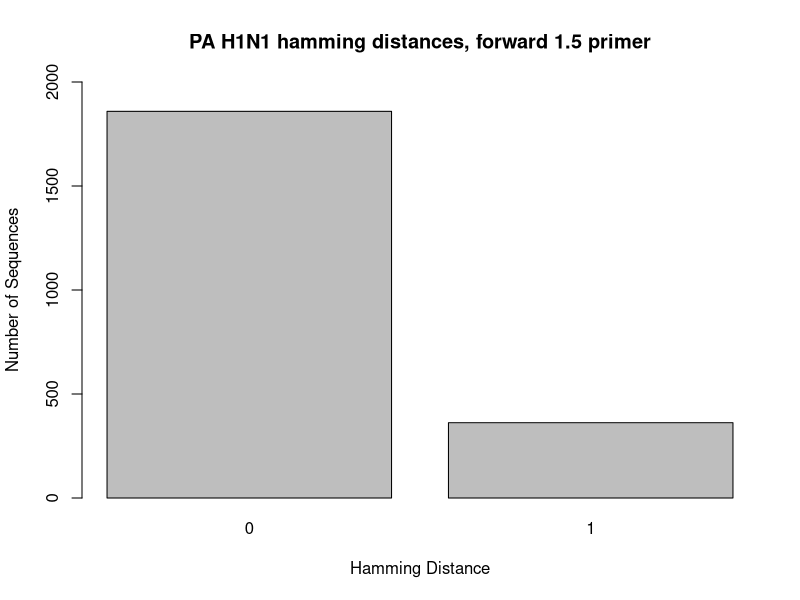
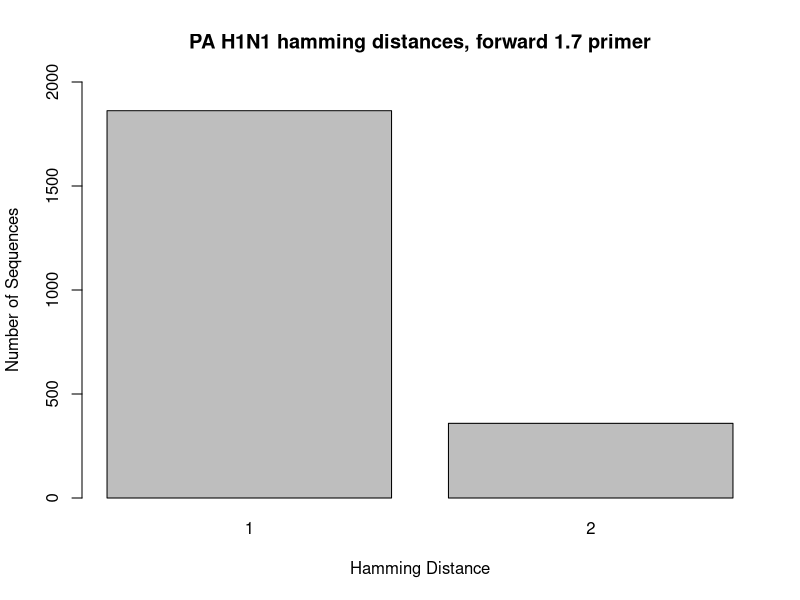
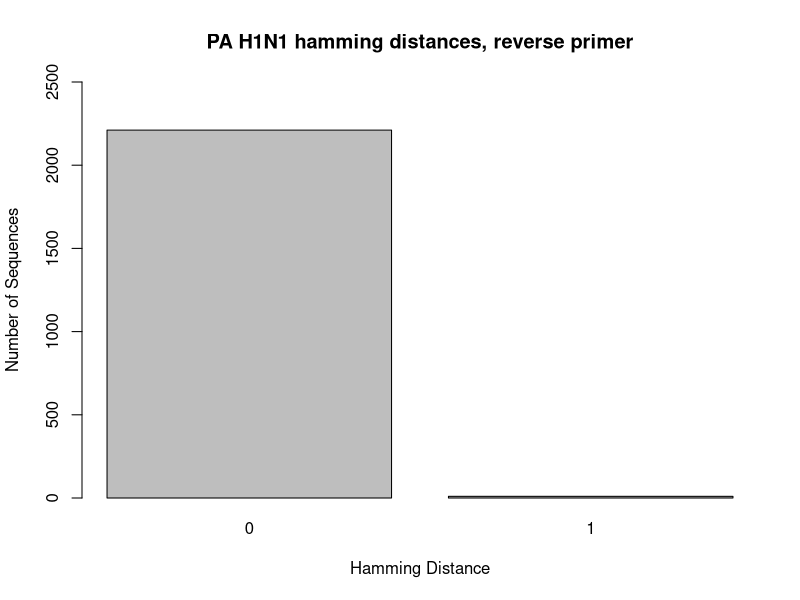
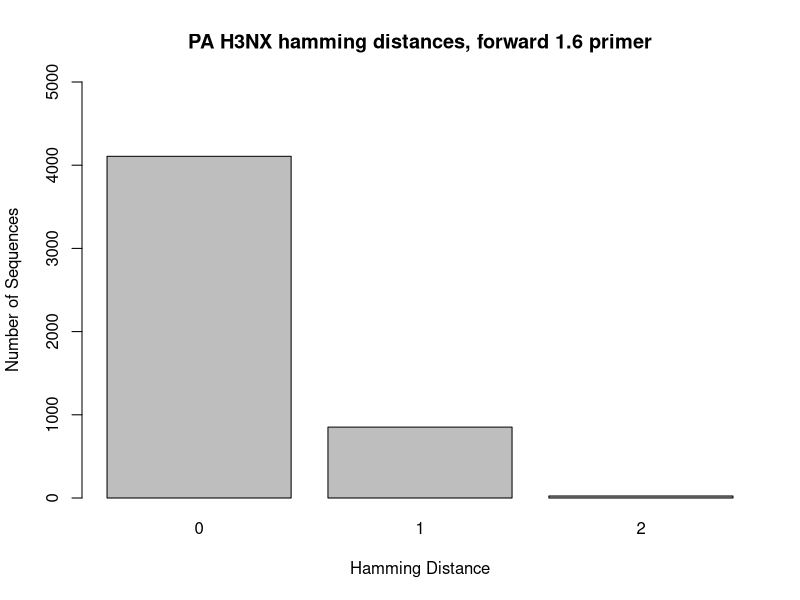
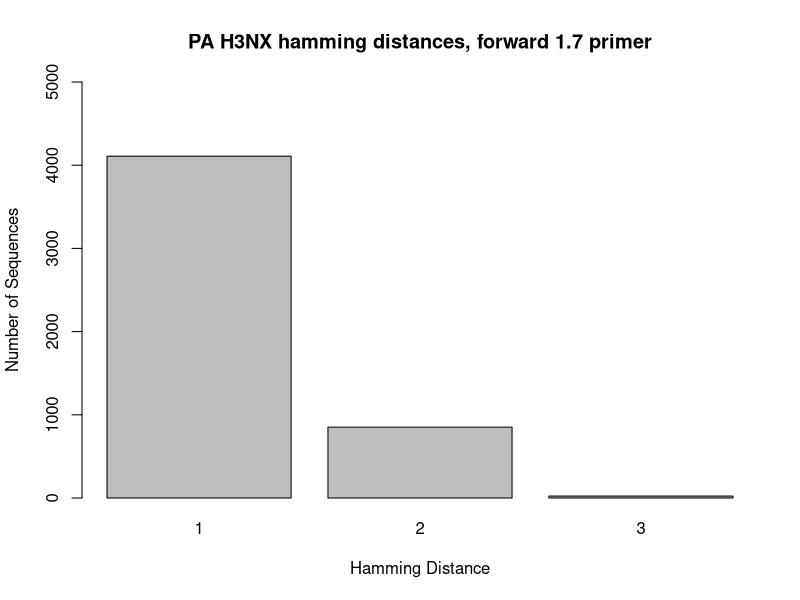
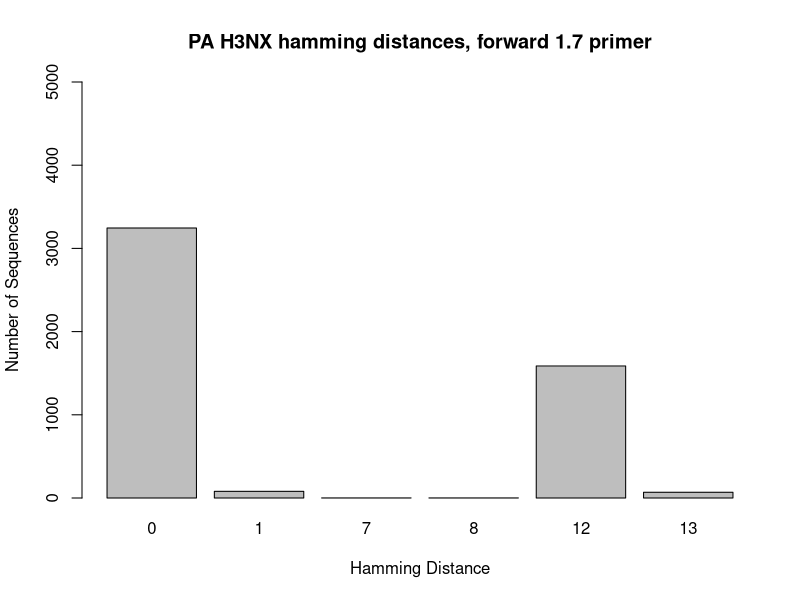
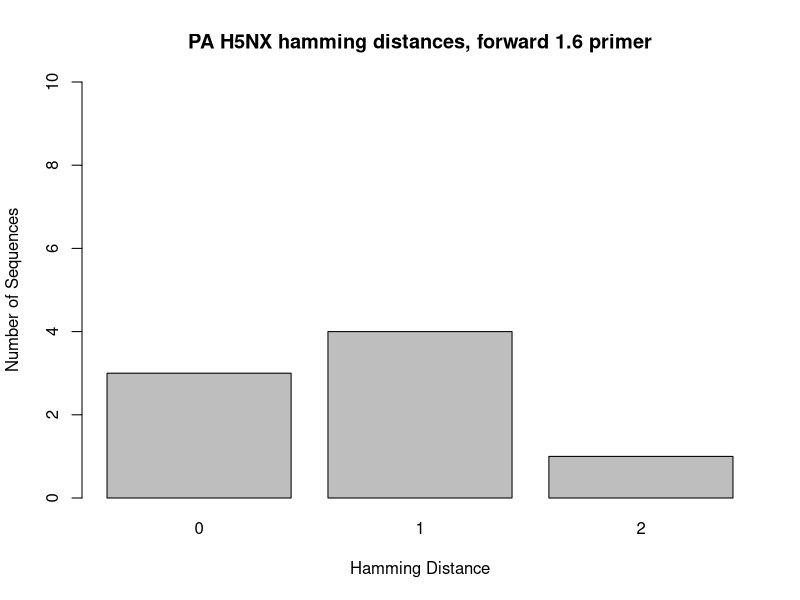
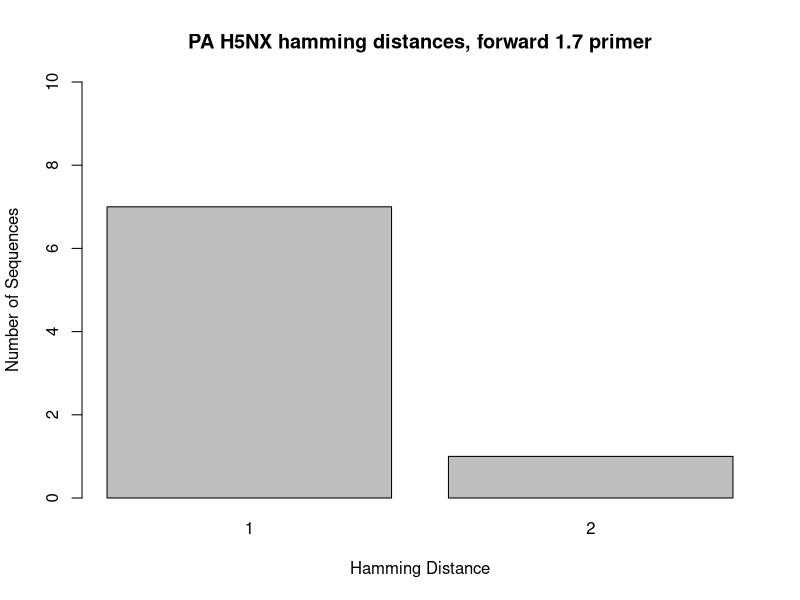

Write R code to recreate these figures, in order.
## ---- chunk 1
knitr::opts_chunk$set(root.dir = "C:/Users/Lexie Christopoulos/Repos/GenomeSequencing-/db/", echo = TRUE)
## ---- chunk 2
#in console: setwd("C:/Users/Lexie Christopoulos/Repos/GenomeSequencing-/db/PA")
## ---- chunk 3
PA_H1_F1 <- read.csv("hamming_distance_results/PA_H1_PA_Forward_1.5_results_NCR.csv")

PA_H1_1 <- PA_H1_F1[-c(2222, 2223, 2224),]

barplot(table(PA_H1_1$hamming_distance), main = "PA H1N1 hamming distances, forward 1.5 primer", xlab = "Hamming Distance", ylab = "Number of Sequences", ylim = c(0,2000))
## ---- chunk 4
PA_H1_F2 <- read.csv("hamming_distance_results/PA_H1_PA_Forward_1.7_results_NCR.csv")

PA_H1_2 <- PA_H1_F2[-c(2222, 2223, 2224),]

barplot(table(PA_H1_2$hamming_distance), main = "PA H1N1 hamming distances, forward 1.7 primer", xlab = "Hamming Distance", ylab = "Number of Sequences", ylim = c(0,2000))
## ---- chunk 5
PA_H1_R <- read.csv("hamming_distance_results/PA_H1_PA_Reverse_2.7_results_NCR.csv")

PA_H1_3 <- PA_H1_R[-c(2222),]

barplot(table(PA_H1_3$hamming_distance), main = "PA H1N1 hamming distances, reverse primer", xlab = "Hamming Distance", ylab = "Number of Sequences", ylim = c(0,2500))
## ---- chunk 6
PA_H3_F1 <- read.csv("hamming_distance_results/PA_H3_PA_Forward_1.6_results_NCR.csv")

PA_H3_1 <- PA_H3_F1[-c(4984, 4985, 4986),]

barplot(table(PA_H3_1$hamming_distance), main = "PA H3NX hamming distances, forward 1.6 primer", xlab = "Hamming Distance", ylab = "Number of Sequences", ylim = c(0,5000))
## ---- chunk 7
PA_H3_F2 <- read.csv("hamming_distance_results/PA_H3_PA_Forward_1.7_results_NCR.csv")

PA_H3_2 <- PA_H3_F2[-c(4984, 4985, 4986),]

barplot(table(PA_H3_2$hamming_distance), main = "PA H3NX hamming distances, forward 1.7 primer", xlab = "Hamming Distance", ylab = "Number of Sequences", ylim = c(0,5000))
## ---- chunk 8
PA_H3_R <- read.csv("hamming_distance_results/PA_H3_PA_Reverse_2.7_results_NCR.csv")

PA_H3_3 <- PA_H3_R[-c(4984),]

barplot(table(PA_H3_3$hamming_distance), main = "PA H3NX hamming distances, forward 1.7 primer", xlab = "Hamming Distance", ylab = "Number of Sequences", ylim = c(0,5000))
## ---- chunk 9
PA_H5_F1 <- read.csv("hamming_distance_results/PA_H5_PA_Forward_1.6_results_NCR.csv")

PA_H5_1 <- PA_H5_F1[-c(9, 10, 11),]

barplot(table(PA_H5_1$hamming_distance), main = "PA H5NX hamming distances, forward 1.6 primer", xlab = "Hamming Distance", ylab = "Number of Sequences", ylim = c(0,10))
## ---- chunk 10
PA_H5_F2 <- read.csv("hamming_distance_results/PA_H5_PA_Forward_1.7_results_NCR.csv")

PA_H5_2 <- PA_H5_F2[-c(9, 10, 11),]

barplot(table(PA_H5_2$hamming_distance), main = "PA H5NX hamming distances, forward 1.7 primer", xlab = "Hamming Distance", ylab = "Number of Sequences", ylim = c(0,10))
## ---- chunk 11
PA_H5_R <- read.csv("hamming_distance_results/PA_H5_PA_Reverse_2.7_results_NCR.csv")

PA_H5_3 <- PA_H5_R[-c(9),]

barplot(table(PA_H5_3$hamming_distance), main = "PA H5NX hamming distances, reverse primer", xlab = "Hamming Distance", ylab = "Number of Sequences", ylim = c(0,10))
## ---- chunk 12
PA_H7_F1 <- read.csv("hamming_distance_results/PA_H7_PA_Forward_1.5_results_NCR.csv")

PA_H7_1 <- PA_H7_F1[-c(92, 93, 94),]

barplot(table(PA_H7_1$hamming_distance), main = "PA H7N9 hamming distances, forward 1.5 primer", xlab = "Hamming Distance", ylab = "Number of Sequences", ylim = c(0,100))
## ---- chunk 13
PA_H7_F2 <- read.csv("hamming_distance_results/PA_H7_PA_Forward_1.7_results_NCR.csv")

PA_H7_2 <- PA_H7_F2[-c(92, 93, 94),]

barplot(table(PA_H7_2$hamming_distance), main = "PA H7N9 hamming distances, forward 1.7 primer", xlab = "Hamming Distance", ylab = "Number of Sequences", ylim = c(0,100))
## ---- chunk 14
PA_H7_R <- read.csv("hamming_distance_results/PA_H7_PA_Reverse_2.7_results_NCR.csv")

PA_H7_3 <- PA_H7_R[-c(92, 93, 94),]

barplot(table(PA_H7_3$hamming_distance), main = "PA H7N9 hamming distances, reverse primer", xlab = "Hamming Distance", ylab = "Number of Sequences", ylim = c(0,100))
## ---- chunk 15
PA_H9_F1 <- read.csv("hamming_distance_results/PA_H9_PA_Forward_1.5_results_NCR.csv")

PA_H9_1 <- PA_H9_F1[-c(8, 9, 10),]

barplot(table(PA_H9_1$hamming_distance), main = "PA H9N2 hamming distances, forward 1.5 primer", xlab = "Hamming Distance", ylab = "Number of Sequences", ylim = c(0,10))
## ---- chunk 16
PA_H9_F2 <- read.csv("hamming_distance_results/PA_H9_PA_Forward_1.7_results_NCR.csv")

PA_H9_2 <- PA_H9_F2[-c(8, 9, 10),]

barplot(table(PA_H9_2$hamming_distance), main = "PA H9N2 hamming distances, forward 1.7 primer", xlab = "Hamming Distance", ylab = "Number of Sequences", ylim = c(0,10))
## ---- chunk 17
PA_H9_R <- read.csv("hamming_distance_results/PA_H9_PA_Reverse_2.7_results_NCR.csv")

PA_H9_3 <- PA_H9_R[-c(8),]

barplot(table(PA_H9_3$hamming_distance), main = "PA H9N2 hamming distances, forward 1.7 primer", xlab = "Hamming Distance", ylab = "Number of Sequences", ylim = c(0,10))
